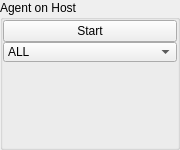
<?xml version="1.0" encoding="UTF-8"?>
<ui version="4.0">
 <class>Agent</class>
 <widget class="QGroupBox" name="Agent">
  <property name="geometry">
   <rect>
    <x>0</x>
    <y>0</y>
    <width>180</width>
    <height>150</height>
   </rect>
  </property>
  <property name="sizePolicy">
   <sizepolicy hsizetype="Preferred" vsizetype="Preferred">
    <horstretch>0</horstretch>
    <verstretch>0</verstretch>
   </sizepolicy>
  </property>
  <property name="minimumSize">
   <size>
    <width>180</width>
    <height>150</height>
   </size>
  </property>
  <property name="maximumSize">
   <size>
    <width>200</width>
    <height>16777215</height>
   </size>
  </property>
  <property name="windowTitle">
   <string>Agent On Host</string>
  </property>
  <property name="locale">
   <locale language="English" country="UnitedKingdom"/>
  </property>
  <property name="title">
   <string>Agent on Host</string>
  </property>
  <layout class="QVBoxLayout" name="verticalLayout" stretch="0,0,0">
   <property name="spacing">
    <number>0</number>
   </property>
   <property name="sizeConstraint">
    <enum>QLayout::SetMaximumSize</enum>
   </property>
   <property name="leftMargin">
    <number>0</number>
   </property>
   <property name="topMargin">
    <number>0</number>
   </property>
   <property name="rightMargin">
    <number>0</number>
   </property>
   <property name="bottomMargin">
    <number>0</number>
   </property>
   <item>
    <widget class="QPushButton" name="agentCommandBtn">
     <property name="text">
      <string>Start</string>
     </property>
     <property name="checkable">
      <bool>true</bool>
     </property>
    </widget>
   </item>
   <item>
    <widget class="QComboBox" name="bundleComboBox">
     <property name="minimumSize">
      <size>
       <width>50</width>
       <height>20</height>
      </size>
     </property>
     <property name="maximumSize">
      <size>
       <width>280</width>
       <height>20</height>
      </size>
     </property>
     <item>
      <property name="text">
       <string>ALL</string>
      </property>
     </item>
     <item>
      <property name="text">
       <string>RUNNING</string>
      </property>
     </item>
    </widget>
   </item>
   <item>
    <spacer name="verticalSpacer">
     <property name="orientation">
      <enum>Qt::Vertical</enum>
     </property>
     <property name="sizeHint" stdset="0">
      <size>
       <width>20</width>
       <height>40</height>
      </size>
     </property>
    </spacer>
   </item>
  </layout>
 </widget>
 <layoutdefault spacing="0" margin="0"/>
 <resources/>
 <connections/>
</ui>
